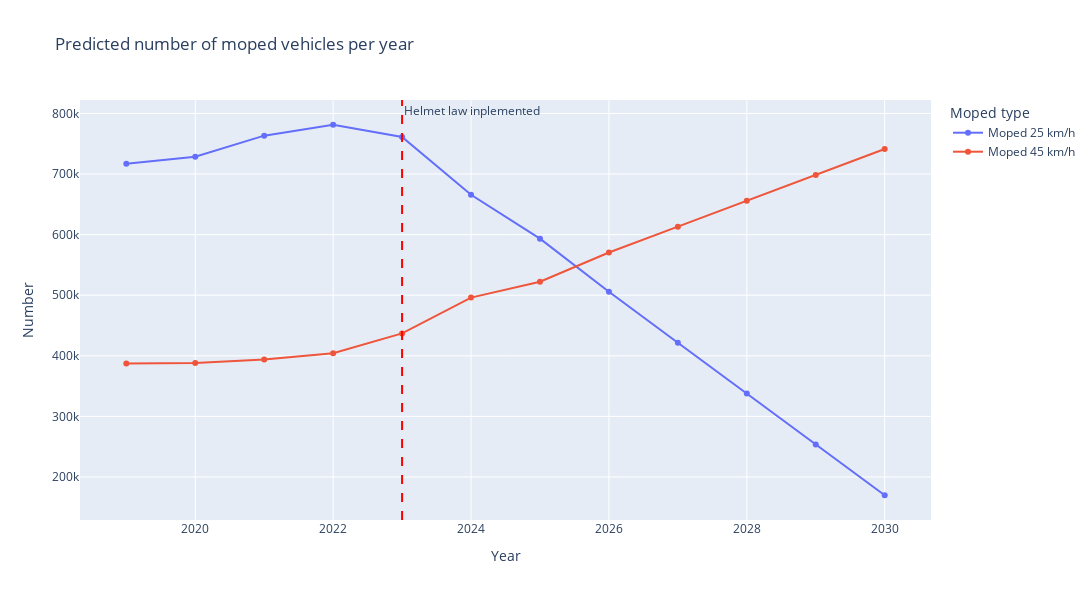

The notebook cell saved with this chart:
### Code cell
fig = px.line(df_combined_number_vehicles, x="Year", y=["Moped 25 km/h", "Moped 45 km/h"], markers=True,
              labels={"value": "Number", "variable": "Moped type", "Year": "Year"},
              title="Predicted number of moped vehicles per year")

fig.add_vline(x=2023, line_dash="dash", line_color="red",
              annotation_text="Helmet law inplemented ", annotation_position="top right")
fig.update_layout(
    width=1200,   
    height=600    
)
fig.show()

### Figure 1 — Plotly figure (JSON) as saved in the notebook; plotly's stock layout.template omitted (floating-point values rounded to 4 significant figures)
{"data": [{"hovertemplate": "Moped type=Moped 25 km/h<br>Year=%{x}<br>Number=%{y}<extra></extra>", "legendgroup": "Moped 25 km/h", "line": {"color": "#636efa", "dash": "solid"}, "marker": {"symbol": "circle"}, "mode": "lines+markers", "name": "Moped 25 km/h", "orientation": "v", "showlegend": true, "type": "scatter", "x": [2019, 2020, 2021, 2022, 2023, 2024, 2025, 2026, 2027, 2028, 2029, 2030], "xaxis": "x", "y": [716900.0, 728600.0, 763300.0, 781400.0, 761200.0, 665800.0, 593400.0, 505600.0, 421700.0, 337800.0, 253800.0, 169900.0], "yaxis": "y"}, {"hovertemplate": "Moped type=Moped 45 km/h<br>Year=%{x}<br>Number=%{y}<extra></extra>", "legendgroup": "Moped 45 km/h", "line": {"color": "#EF553B", "dash": "solid"}, "marker": {"symbol": "circle"}, "mode": "lines+markers", "name": "Moped 45 km/h", "orientation": "v", "showlegend": true, "type": "scatter", "x": [2019, 2020, 2021, 2022, 2023, 2024, 2025, 2026, 2027, 2028, 2029, 2030], "xaxis": "x", "y": [387300.0, 388300.0, 394000.0, 404300.0, 437000.0, 496100.0, 522400.0, 570500.0, 613200.0, 655900.0, 698600.0, 741300.0], "yaxis": "y"}], "layout": {"annotations": [{"showarrow": false, "text": "Helmet law inplemented ", "x": 2023, "xanchor": "left", "xref": "x", "y": 1, "yanchor": "top", "yref": "y domain"}], "height": 600, "legend": {"title": {"text": "Moped type"}, "tracegroupgap": 0}, "shapes": [{"line": {"color": "red", "dash": "dash"}, "type": "line", "x0": 2023, "x1": 2023, "xref": "x", "y0": 0, "y1": 1, "yref": "y domain"}], "title": {"text": "Predicted number of moped vehicles per year"}, "width": 1200, "xaxis": {"anchor": "y", "domain": [0, 1], "title": {"text": "Year"}}, "yaxis": {"anchor": "x", "domain": [0, 1], "title": {"text": "Number"}}}}
